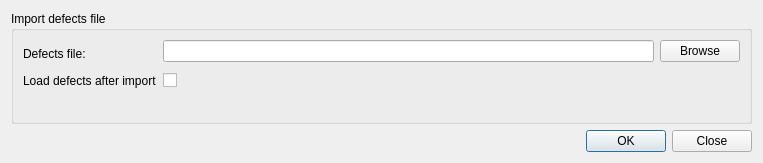
<?xml version="1.0" encoding="UTF-8"?>
<ui version="4.0">
 <class>ImportDefects</class>
 <widget class="QDialog" name="ImportDefects">
  <property name="geometry">
   <rect>
    <x>0</x>
    <y>0</y>
    <width>763</width>
    <height>163</height>
   </rect>
  </property>
  <property name="windowTitle">
   <string>Import Defects File</string>
  </property>
  <layout class="QVBoxLayout" name="verticalLayout_3">
   <item>
    <widget class="QGroupBox" name="groupBox">
     <property name="title">
      <string>Import defects file</string>
     </property>
     <property name="flat">
      <bool>false</bool>
     </property>
     <layout class="QVBoxLayout" name="verticalLayout">
      <item>
       <layout class="QFormLayout" name="formLayout">
        <property name="fieldGrowthPolicy">
         <enum>QFormLayout::AllNonFixedFieldsGrow</enum>
        </property>
        <item row="0" column="0">
         <widget class="QLabel" name="label">
          <property name="minimumSize">
           <size>
            <width>0</width>
            <height>27</height>
           </size>
          </property>
          <property name="text">
           <string>Defects file: </string>
          </property>
         </widget>
        </item>
        <item row="0" column="1">
         <layout class="QHBoxLayout" name="horizontalLayout">
          <item>
           <widget class="QLineEdit" name="lineEditDefectsFile">
            <property name="text">
             <string/>
            </property>
           </widget>
          </item>
          <item>
           <widget class="QPushButton" name="btnBrowseDefectsFile">
            <property name="text">
             <string>Browse</string>
            </property>
           </widget>
          </item>
         </layout>
        </item>
        <item row="1" column="0">
         <widget class="QLabel" name="label_9">
          <property name="text">
           <string>Load defects after import</string>
          </property>
         </widget>
        </item>
        <item row="1" column="1">
         <layout class="QHBoxLayout" name="horizontalLayout_3">
          <item>
           <widget class="QCheckBox" name="load_defects_check">
            <property name="text">
             <string/>
            </property>
           </widget>
          </item>
         </layout>
        </item>
       </layout>
      </item>
     </layout>
    </widget>
   </item>
   <item>
    <widget class="QDialogButtonBox" name="buttonBox">
     <property name="orientation">
      <enum>Qt::Horizontal</enum>
     </property>
     <property name="standardButtons">
      <set>QDialogButtonBox::Close|QDialogButtonBox::Ok</set>
     </property>
    </widget>
   </item>
  </layout>
 </widget>
 <resources/>
 <connections>
  <connection>
   <sender>buttonBox</sender>
   <signal>accepted()</signal>
   <receiver>ImportDefects</receiver>
   <slot>accept()</slot>
   <hints>
    <hint type="sourcelabel">
     <x>248</x>
     <y>254</y>
    </hint>
    <hint type="destinationlabel">
     <x>157</x>
     <y>274</y>
    </hint>
   </hints>
  </connection>
  <connection>
   <sender>buttonBox</sender>
   <signal>rejected()</signal>
   <receiver>ImportDefects</receiver>
   <slot>reject()</slot>
   <hints>
    <hint type="sourcelabel">
     <x>316</x>
     <y>260</y>
    </hint>
    <hint type="destinationlabel">
     <x>286</x>
     <y>274</y>
    </hint>
   </hints>
  </connection>
 </connections>
</ui>
